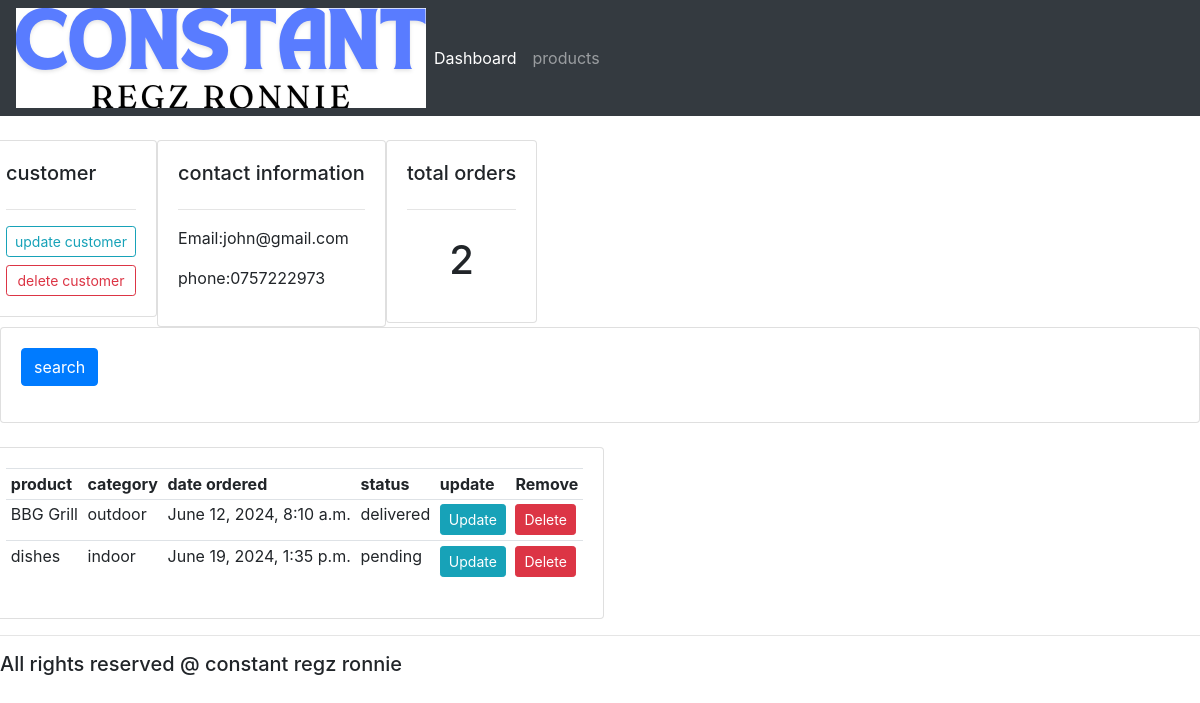
The app's page /customer/1/ with its own data.
### myapp/models.py (models this page shows, shortened)
class Customer(models.Model):
    name=models.CharField(max_length=200,null=True)
    phone=models.CharField(max_length=200,null=True)
    email=models.CharField(max_length=200,null=True)
    date_created=models.DateTimeField( auto_now_add=True, null=True)

class Order(models.Model):
        STATUS  =(
                 ('pending','pending'),
                 ('out for delivery','out for delivery'),
                 ('delivered','delivered'),
                )
        Customer= models.ForeignKey(Customer, null=True, on_delete= models.SET_NULL)
        Product=models.ForeignKey(Product, null=True, on_delete= models.SET_NULL)
        date_created=models.DateTimeField( auto_now_add=True, null=True)
        status=models.CharField(max_length=200,null=True, choices=STATUS )

class Product(models.Model):
        CATEGORY=(
                   ('indoor','indoor'),
                   ('outdoor','outdoor'),
                  )
        name=models.CharField(max_length=200,null=True)
        price=models.FloatField(null=True)
        category=models.CharField(max_length=200,null=True ,choices=CATEGORY)
        description=models.CharField(max_length=200,null=True ,blank=True)
        date_created=models.DateTimeField( auto_now_add=True, null=True )
        tags=models.ManyToManyField(Tag)
        def __str__(self) :
                 return self.name

### myapp/views.py (the view)
# urls.py: path('customer/<str:pk_test>/', views.customer,name="customer"),
def customer(request, pk_test):
    customer=Customer.objects.get(id=pk_test)
    orders= customer.order_set.all()
    order_count=orders.count()
    context={'customer':customer,'orders':orders,'order_count':order_count}
    return render(request,'accounts/customer.html',context)

### myapp/templates/accounts/customer.html (shortened to what this page needs)
{% extends "accounts/main.html" %}
{% block content%}
<div class="row">
    <div class="col-mod">
        <div class="card card-body">
        <h5>customer</h5>
        <hr>
            <a class="btn btn-outline-info btn-sm btn-block"href="">update customer</a>
            <a class="btn btn-outline-danger btn-sm btn-block"href="">delete customer</a>
        </div>
    </div>
    <div class="col-mod">
        <div class="card card-body">
        <h5>contact information</h5>
        <hr>
        <p>Email:{{customer.email}}</p>
        <p>phone:{{customer.phone}} </p>
        </div>
    </div>
    <div class="col-mod">
        <div class="card card-body">
        <h5>total orders</h5>
        <hr>
        <h1 style="text-align: center;padding:10px">{{order_count}}</h1>
        </div>
    </div>
</div>
<div class="row">
<div class="col">
    <div class="card card-body">
        <form method="get">
            <button class= "btn btn-primary" type="submit">search</button>
        </form>
    </div>
</div>
</div>
<div class= "row">
    <div class= "col-mod">
    <div class="card card-body">
        <table class="table table-sm">
            <tr>
                <th>product</th>
                <th>category</th>
                <th>date ordered</th>
                <th> status</th>
                <th>update</th>
                <th>Remove</th>
            </tr>
         {%for order in orders%}
         <tr>
         <td>{{order.Product}}</td>
         <td>{{order.Product.category}}</td>
         <td>{{order.date_created}}</td>
         <td>{{order.status}}</td>
         <td><a class="btn btn-sm  btn-info"href="{% url 'update_order' order.id %}">Update</td>
         <td><a class="btn btn-sm  btn-danger"href="{% url 'delete_order' order.id %}">Delete</td>
         </tr>
         {%endfor%}
        </table>
</div>
</div>
</div>
{% endblock%}

### static/css/main.css (style rules this page uses)
body { background-color:#7CD1C0; }

### records on screen
Customer: email "john@gmail.com", phone "0757222973"
Order: Product "BBG Grill", Product.category "outdoor", date_created "June 12, 2024, 8:10 a.m.", status "delivered"
Order: Product "dishes", Product.category "indoor", date_created "June 19, 2024, 1:35 p.m.", status "pending"

### other values on screen
{{ order_count }} "2"
